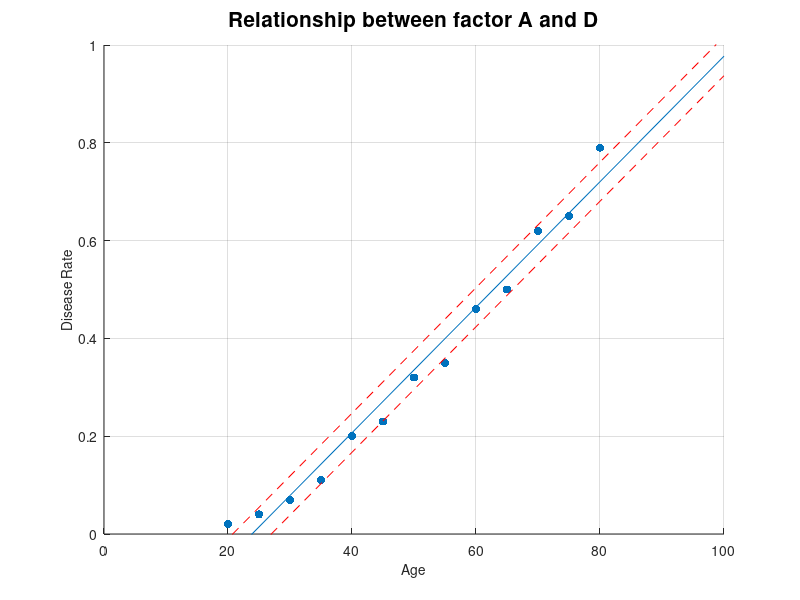

The MATLAB script that drew this image:
clear;
%define D (y axis) and A (x axis)
x = [20:5:80];
y = [.02, .04, .07, .11, .2, .23, .32, .35, .46, .5, .62, .65, .79];

%A matrix
A = [transpose(x),ones(13, 1)];

%L matrix
L = transpose(y);

%Calculate X matrix
N = (transpose(A) * A);
W = (transpose(A) * L);
X = N\W;

%Calculate V matrix and sigma 0
V = A * X - L;
[n, t] = size(A);
sig0 = sqrt((transpose(V) * V) / (n - t));

%Calculate Q matrix, sigmaX and sigmaY
Q = inv(N);
sigX = sig0 * sqrt(Q(1, 1));
sigY = sig0 * sqrt(Q(2, 2));

%plot result
grid on;
hold on;
axis([0, 100, 0, 1]);

scatter(x, y, 'filled', 'r');
title('Relationship between factor A and D', 'FontSize', 15);
xlabel('Age',  'FontSize', 10);
ylabel('Disease Rate',  'FontSize', 10);

slope = X(1, 1);
intercept = X(2, 1);
x2 = [20:20:101];
plot(x2, x2 * slope + intercept);
plot(x2, x2 * slope + intercept + sig0, 'r--');
plot(x2, x2 * slope + intercept - sig0, 'r--');